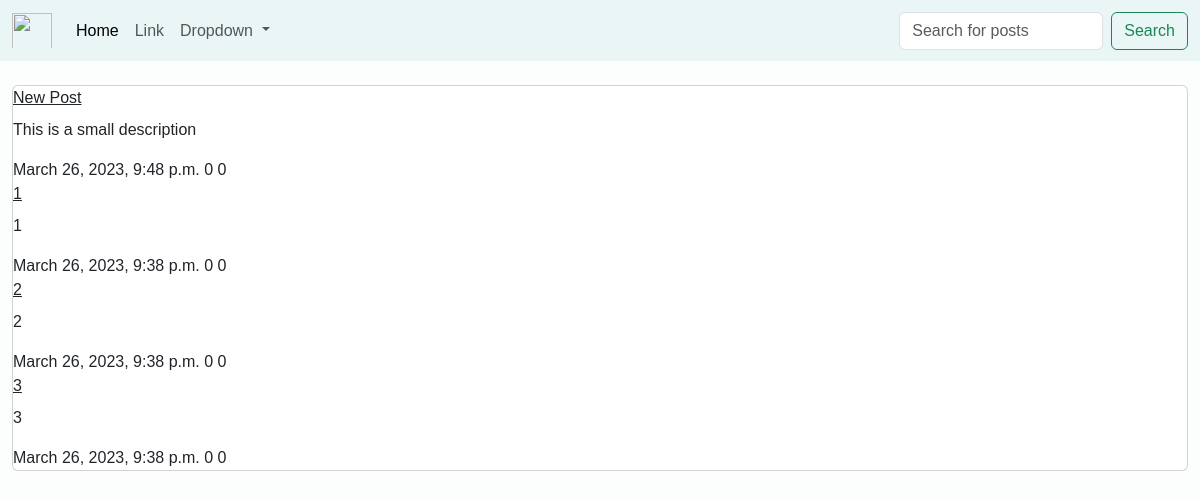
The page /all_posts/ on the database as committed earlier.
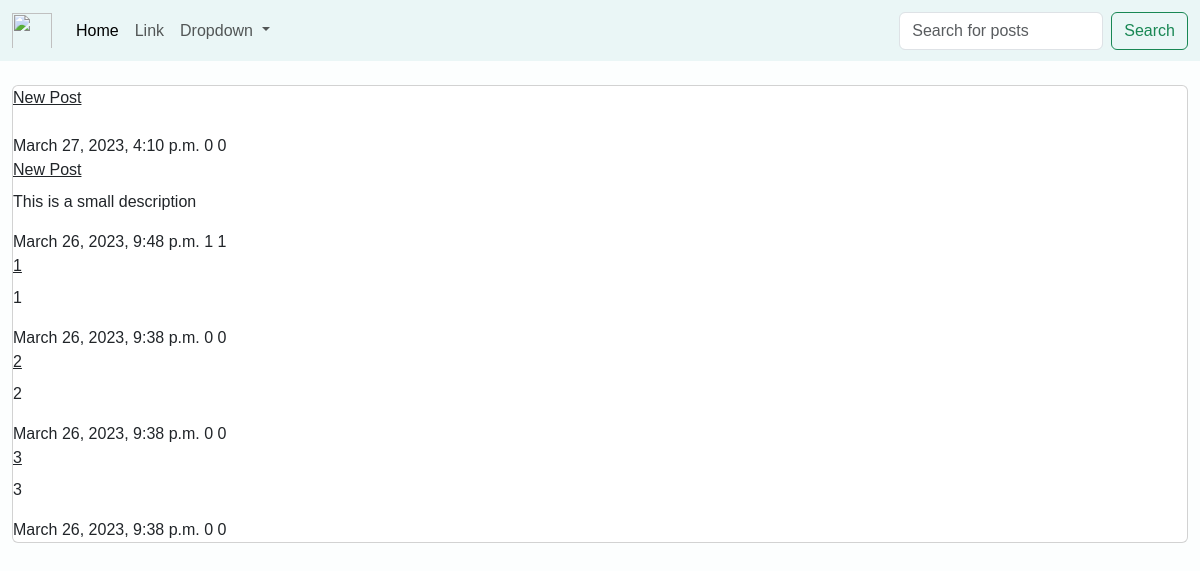
The same page on the database as committed later.
### post/models.py (models this page shows)
class Post(models.Model):
    image = models.ImageField(null=True, blank=True)
    title = models.CharField(max_length=200, null=True)
    description = RichTextField(blank=True, null=True)
    small_description = models.TextField(null=True, blank=True)
    date = models.DateField(auto_now_add=True, null=True)
    likes = models.ManyToManyField(User, related_name='blog_posts', blank=True)
    dislikes = models.ManyToManyField(User, related_name='blog', blank=True)
    created_on = models.DateTimeField(auto_now_add=True, null=True)
    class Meta:
        ordering = ['-created_on']
    def total_like(self):
        return self.likes.count()
    def total_dislike(self):
        return self.dislikes.count()

### post/views.py (the view)
# urls.py: path('all_posts/', views.PostListView.as_view(), name='view-blog'),
class PostListView(ListView):
    template_name = 'post/list_of_post.html'
    model = Post
    context_object_name = 'all_posts'

### templates/post/list_of_post.html (shortened to what this page needs)
{% extends 'base.html' %}
{% block content %}
    <br>
    <div class="container-fluid">
        <div class="row">
            <div>
                <div class="card">
                    {% for post in all_posts %}
                            <a href="{% url 'detail-blog' post.id %}" class="card-title">{{ post.title }}</a>
                        {% if post.description %}
                            <p>{{ post.small_description }}</p>
                        {% else %}
                            No description
                        {% endif %}
                        {{ post.created_on }}
                        {{ post.total_like }}
                        {{ post.total_dislike }}
                    {% endfor %}
                </div>
            </div>
        </div>
    </div>
{% endblock %}

### templates/base.html (shortened to what this page needs)
{% load static %}
<!DOCTYPE html>
<html lang="en">
<head>
    <link href="https://cdn.jsdelivr.net/npm/bootstrap@5.3.0-alpha1/dist/css/bootstrap.min.css"
          rel="stylesheet"
>
    <link rel="stylesheet" href="{% static 'css/my_style.css' %}">
</head>
<body>
{% include 'navbar.html' %}
{% block content %}
{% endblock %}
</body>
</html>

### templates/navbar.html (shortened to what this page needs)
<nav class="navbar navbar-expand-lg" style="background-color: #eaf6f6">
    <div class="container-fluid">
        <img class="navbar-brand"
             src="https://external-content.duckduckgo.com/iu/?u=http%3A%2F%2Fclipart-library.com%2Fimages_k%2Fbears-logo-transparent%2Fbears-logo-transparent-8.png&f=1&nofb=1&ipt=9b6f724f443e20de8c7bcab7ae8802b0dc1c161da96e5839c84b3e390552ac47&ipo=images"
             width="40px" height="45px">
        <div class="collapse navbar-collapse" id="navbarSupportedContent">
            <ul class="navbar-nav me-auto mb-2 mb-lg-0">
                <li class="nav-item">
                    <a class="nav-link active" aria-current="page" href="{% url 'home' %}">Home</a>
                </li>
                <li class="nav-item">
                    <a class="nav-link" href="#">Link</a>
                </li>
                <li class="nav-item dropdown">
                    <a class="nav-link dropdown-toggle" href="#" role="button" data-bs-toggle="dropdown"
                       aria-expanded="false">
                        Dropdown
                    </a>
                </li>
            </ul>
                  <form method="get" class="d-flex" role="search" action="{% url 'search' %}">
                    <input class="form-control me-2" type="search" name="search" placeholder="Search for posts" aria-label="Search">
                    <button class="btn btn-outline-success" type="submit">Search</button>
                  </form>
        </div>
    </div>
</nav>

### templates/base.html (style rules this page uses)
body { background-color: #fcfefe; font-family: Helvetica, sans-serif; }

Rows that differ between the two databases and show on the page:
added Post: title "New Post", created_on "March 27, 2023, 4:10 p.m.", total_like "0", total_dislike "0"
computed for Post "This is a small description": total_like "0" → "1"; total_dislike "0" → "1"
